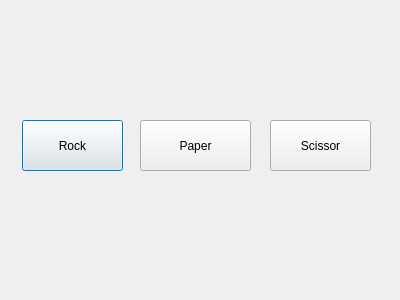
<?xml version="1.0" encoding="UTF-8"?>
<ui version="4.0">
 <class>RPSdlg</class>
 <widget class="QDialog" name="RPSdlg">
  <property name="geometry">
   <rect>
    <x>0</x>
    <y>0</y>
    <width>400</width>
    <height>300</height>
   </rect>
  </property>
  <property name="windowTitle">
   <string>Dialog</string>
  </property>
  <property name="styleSheet">
   <string notr="true">font: 12pt &quot;Roboto Mono&quot;;
font: 75 10pt &quot;Roboto Mono&quot;;</string>
  </property>
  <widget class="QPushButton" name="rockbtn">
   <property name="geometry">
    <rect>
     <x>22</x>
     <y>120</y>
     <width>101</width>
     <height>51</height>
    </rect>
   </property>
   <property name="text">
    <string>Rock</string>
   </property>
  </widget>
  <widget class="QPushButton" name="paperbtn">
   <property name="geometry">
    <rect>
     <x>140</x>
     <y>120</y>
     <width>111</width>
     <height>51</height>
    </rect>
   </property>
   <property name="text">
    <string>Paper</string>
   </property>
  </widget>
  <widget class="QPushButton" name="scissorbtn">
   <property name="geometry">
    <rect>
     <x>270</x>
     <y>120</y>
     <width>101</width>
     <height>51</height>
    </rect>
   </property>
   <property name="text">
    <string>Scissor</string>
   </property>
  </widget>
  <widget class="QLabel" name="label">
   <property name="geometry">
    <rect>
     <x>0</x>
     <y>50</y>
     <width>391</width>
     <height>51</height>
    </rect>
   </property>
   <property name="text">
    <string/>
   </property>
  </widget>
 </widget>
 <resources/>
 <connections/>
</ui>
